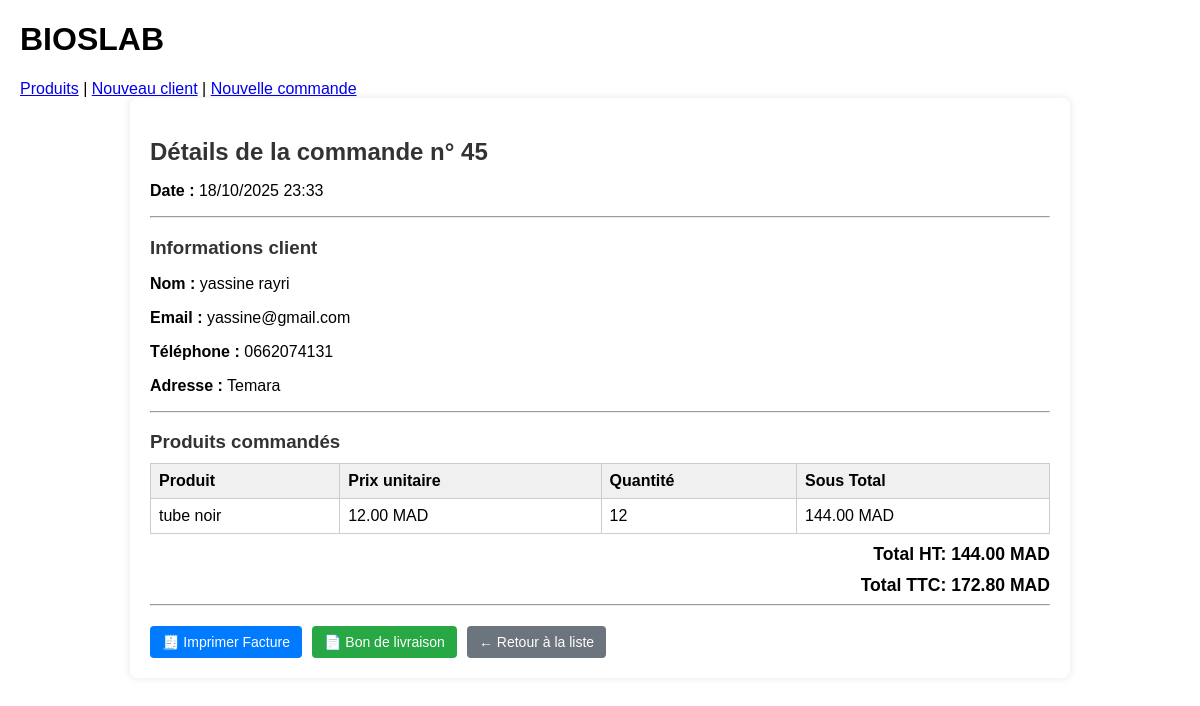
Page /order/45/ on the committed database.
### stock/models.py (models this page shows, shortened)
class Order(models.Model):
    client = models.ForeignKey(Client, on_delete=models.PROTECT, related_name="orders")
    date = models.DateTimeField(default=timezone.now)
    reference = models.CharField(max_length=100, unique=True)
    validated = models.BooleanField(default=False)  # Si validée -> reduction stock et possible génération facture
    note = models.TextField(blank=True)
    class Meta:
        verbose_name = "Commande"
    def total(self):
        return sum(item.subtotal() for item in self.items.all())

class Client(models.Model):
    nom = models.CharField(max_length=200)
    adresse = models.TextField(blank=True)
    telephone = models.CharField(max_length=50, blank=True)
    email = models.EmailField(blank=True)
    created_at = models.DateTimeField(auto_now_add=True)

class OrderItem(models.Model):
    order = models.ForeignKey(Order, on_delete=models.CASCADE, related_name="items")
    product = models.ForeignKey(Product, on_delete=models.PROTECT)
    quantite = models.PositiveIntegerField()
    prix_unitaire = models.DecimalField(max_digits=10, decimal_places=2)
    def subtotal(self):
        return self.quantite * self.prix_unitaire

class Product(models.Model):
    reference = models.CharField(max_length=50, unique=True)
    nom = models.CharField(max_length=200)
    description = models.TextField(blank=True)
    prix_unitaire = models.DecimalField(max_digits=10, decimal_places=2)
    quantite_stock = models.PositiveIntegerField(default=0)
    class Meta:
        verbose_name = "Produit"

### stock/views.py (the view)
# urls.py: path('order/<int:pk>/', views.order_detail, name='order_detail'),
def order_detail(request, pk):
    order = get_object_or_404(Order, pk=pk)
    price_ht = order.total()
    taux_tva = Decimal('0.20')
    price_ttc = Decimal('0.00')
    price_ttc = float(price_ht * (Decimal('1.00') + taux_tva))
    return render(request, 'stock/order_detail.html', {'order': order,'orderttc': price_ttc})

### stock/templates/stock/order_detail.html (shortened to what this page needs)
{% extends 'stock/base.html' %}
{% block content %}
<div class="order-detail">
    <h2>Détails de la commande n° {{ order.id }}</h2>
    <p><strong>Date :</strong> {{ order.date|date:"d/m/Y H:i" }}</p>
    <hr>
    <h3>Informations client</h3>
    <p><strong>Nom :</strong> {{ order.client.nom }}</p>
    <p><strong>Email :</strong> {{ order.client.email }}</p>
    <p><strong>Téléphone :</strong> {{ order.client.telephone }}</p>
    <p><strong>Adresse :</strong> {{ order.client.adresse }}</p>
    <hr>
    <h3>Produits commandés</h3>
    <table class="table">
        <thead>
            <tr>
                <th>Produit</th>
                <th>Prix unitaire</th>
                <th>Quantité</th>
                <th>Sous Total</th>
            </tr>
        </thead>
        <tbody>
            {% for item in order.items.all %}
            <tr>
                <td>{{ item.product.nom }}</td>
                <td>{{ item.prix_unitaire }} MAD</td>
                <td>{{ item.quantite }}</td>
                <td>{{ item.subtotal }} MAD</td>
            </tr>
            {% empty %}
            <tr>
                <td colspan="4">Aucun produit dans cette commande.</td>
            </tr>
            {% endfor %}
        </tbody>
    </table>
    <div class="total-section">
        <tr>
       <td> <strong>Total HT:</strong> {{ order.total }} MAD </td>
       </tr>
    </div>
    <div class="total-section">
       <tr>
       <td> <strong>Total TTC:</strong> {{ orderttc|floatformat:2 }} MAD </td>
        </tr>
    </div>
    <hr>
    <div class="actions no-print">
        <a href="{% url 'stock:invoice_pdf' order.id %}" class="btn btn-primary">🧾 Imprimer Facture</a>
        <a href="{% url 'stock:delivery_note_pdf' order.id %}" class="btn btn-secondary">📄 Bon de livraison</a>
        <a href="{% url 'stock:order_list' %}" class="btn btn-light">← Retour à la liste</a>
    </div>
</div>
{% endblock %}

### stock/templates/stock/base.html (style rules this page uses)
body { font-family: Arial, sans-serif; margin:20px; }
table { width:100%; border-collapse: collapse; }
th,td { padding:8px; border:1px solid #ddd; }

### stock/templates/stock/order_detail.html (style rules this page uses)
.order-detail { max-width: 900px; margin: auto; background: #fff; padding: 20px; border-radius: 8px; box-shadow: 0 0 8px rgba(0,0,0,0.1); }
.order-detail h2, .order-detail h3 { margin-bottom: 10px; color: #333; }
.table { width: 100%; border-collapse: collapse; margin-top: 10px; }
.table th, .table td { border: 1px solid #ccc; padding: 8px; text-align: left; }
.table th { background-color: #f0f0f0; }
.total-section { text-align: right; font-size: 1.1em; margin-top: 10px; font-weight: bold; }
.actions { margin-top: 20px; display: flex; gap: 10px; }
.actions .btn { padding: 8px 12px; border-radius: 4px; text-decoration: none; color: #fff; font-size: 14px; }
.btn-primary { background-color: #007bff; }
.btn-secondary { background-color: #28a745; }
.btn-light { background-color: #6c757d; color: #fff; }

### rows in the picture
Order: id "45", date "18/10/2025 23:33", client.nom "yassine rayri", client.email "yassine@gmail.com", client.telephone "0662074131", client.adresse "Temara", total "144.00"
OrderItem: product.nom "tube noir", prix_unitaire "12.00", quantite "12", subtotal "144.00"

### other values in the picture
{{ orderttc|floatformat:2 }} "172.80"
